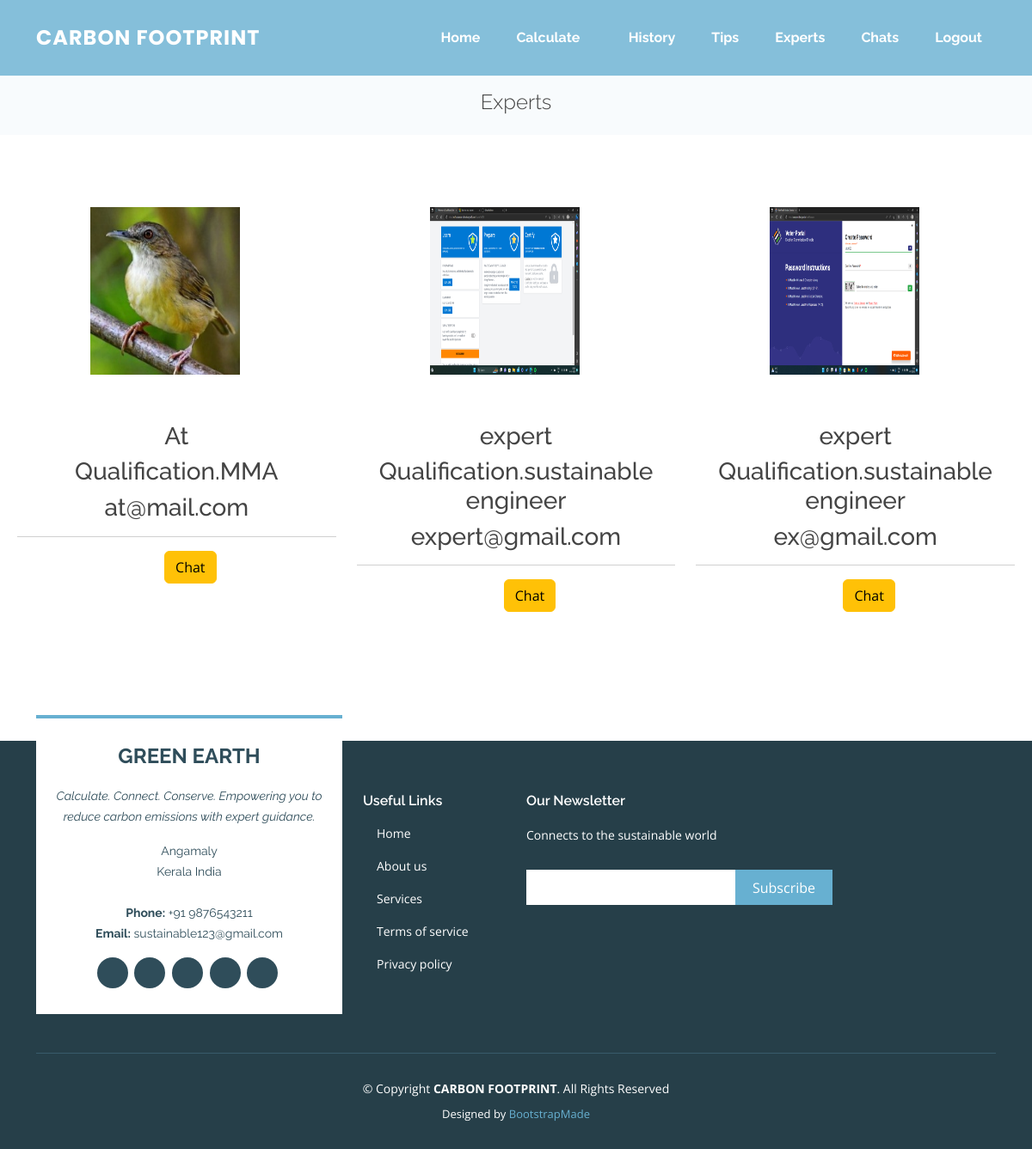
Page /userExperts on the committed database.
### cfApp/models.py (models this page shows)
class Experts(models.Model):
    name = models.CharField(max_length=30)
    email = models.CharField(max_length=30)
    phone = models.CharField(max_length=15)
    address = models.CharField(max_length=50)
    aadhar = models.CharField(max_length=12)
    qual = models.CharField(max_length=12)
    proof = models.FileField()
    user = models.ForeignKey(User, on_delete=models.CASCADE)

### cfApp/views.py (the view)
# urls.py: path('userExperts', views.userExperts),
def userExperts(request):
    data = Experts.objects.filter(user__is_active=True)
    return render(request, "userExperts.html", {"data": data})

### templates/userExperts.html (shortened to what this page needs)
{% extends "userBase.html" %} {% block content %}
<main id="main">
	<div
		class="breadcrumbs d-flex align-items-center"
		style="background-image: url('assets/img/breadcrumbs-bg.jpg')"
	>
		<div
			class="container position-relative d-flex flex-column align-items-center"
			data-aos="fade"
		>
			<h2>Experts</h2>
		</div>
	</div>
	<section id="contact" class="contact">
		<div class="w3-services-grids py-lg-4 text-center" style="padding: 20px;">
			<div class="fea-gd-vv row">
				{% for i in data %}
				<div class="col-lg-4 col-md-7" style="margin-bottom: 30px">
					<div class="feature-gd icon-yellow">
						<div class="icon">
							<a href="/static/media/{{i.proof}}" target="_blank"
								><img
									src="/static/media/{{i.proof}}"
									style="
										height: 200px;
										width: 200px;
										padding-right: 26px;
										padding-bottom: 5px;
									"
									title="Before Edit"
							/></a>
						</div>
						<div class="info" style="margin-top: 50px">
							<h3>{{i.name}}</h3>
							<h3>Qualification.{{i.qual}}</h3>
							<h3>{{i.email}}</h3>
							<hr>
							<ul>
								<li class="cary-li-w3-agileits">
									<div class="snipcart-details top_brand_home_details">
										<form action="#" method="post">
											<fieldset>
												<a href="/userChat?id={{i.id}}&url=userExperts"
													><input
														type="button"
														name="submit"
														value="Chat"
														class="btn btn-warning"
												/></a>
											</fieldset>
										</form>
									</div>
								</li>
							</ul>
						</div>
					</div>
				</div>
				{% endfor %}
			</div>
		</div>
	</section>
</main>
{% endblock %}

### templates/userBase.html (shortened to what this page needs)
<!DOCTYPE html>
<html lang="en">
	<head>
		<link href="/static/vendor/aos/aos.css" rel="stylesheet" />
		<link
			href="/static/vendor/bootstrap/css/bootstrap.min.css"
			rel="stylesheet"
		/>
		<link
			href="/static/vendor/bootstrap-icons/bootstrap-icons.css"
			rel="stylesheet"
		/>
		<link
			href="/static/vendor/boxicons/css/boxicons.min.css"
			rel="stylesheet"
		/>
		<link
			href="/static/vendor/glightbox/css/glightbox.min.css"
			rel="stylesheet"
		/>
		<link href="/static/vendor/swiper/swiper-bundle.min.css" rel="stylesheet" />
		<link href="/static/css/style.css" rel="stylesheet" />
	</head>
	<body>
		<header id="header" class="fixed-top">
			<div class="container d-flex align-items-center justify-content-between">
				<div class="logo">
					<h1 class="text-light">
						<a href=""><span>CARBON FOOTPRINT</span></a>
					</h1>
				</div>
				<nav id="navbar" class="navbar">
					<ul>
						<li><a class="nav-link scrollto" href="/userHome">Home</a></li>
						<li class="dropdown"><a href="#"><span>Calculate</span> <i class="bi bi-chevron-right"></i></a>
						</li>
						<li><a class="nav-link scrollto" href="/userHistory">History</a></li>
						<li><a class="nav-link scrollto" href="/userTips">Tips</a></li>
						<li><a class="nav-link scrollto" href="/userExperts">Experts</a></li>
						<li><a class="nav-link scrollto" href="/userChats">Chats</a></li>
						<li><a class="nav-link scrollto" href="/login">Logout</a></li>
					</ul>
				</nav>
			</div>
		</header>
		{% block content %} {% endblock %}
		<footer id="footer">
			<div class="footer-top">
				<div class="container">
					<div class="row">
						<div class="col-lg-4 col-md-6">
							<div class="footer-info">
								<h3>GREEN EARTH</h3>
								<p class="pb-3">
									<em
										>Calculate. Connect. Conserve. Empowering you to reduce carbon emissions with expert guidance.</em
									>
								</p>
								<p>
									Angamaly <br />
									Kerala India<br /><br />
									<strong>Phone:</strong> +91 9876543211<br />
									<strong>Email:</strong> sustainable123@gmail.com<br />
								</p>
								<div class="social-links mt-3">
									<a href="#" class="twitter"><i class="bx bxl-twitter"></i></a>
									<a href="#" class="facebook"
										><i class="bx bxl-facebook"></i
									></a>
									<a href="#" class="instagram"
										><i class="bx bxl-instagram"></i
									></a>
									<a href="#" class="google-plus"
										><i class="bx bxl-skype"></i
									></a>
									<a href="#" class="linkedin"
										><i class="bx bxl-linkedin"></i
									></a>
								</div>
							</div>
						</div>
						<div class="col-lg-2 col-md-6 footer-links">
							<h4>Useful Links</h4>
							<ul>
								<li>
									<i class="bx bx-chevron-right"></i> <a href="#">Home</a>
								</li>
								<li>
									<i class="bx bx-chevron-right"></i> <a href="#">About us</a>
								</li>
								<li>
									<i class="bx bx-chevron-right"></i> <a href="#">Services</a>
								</li>
								<li>
									<i class="bx bx-chevron-right"></i>
									<a href="#">Terms of service</a>
								</li>
								<li>
									<i class="bx bx-chevron-right"></i>
									<a href="#">Privacy policy</a>
								</li>
							</ul>
						</div>
						<div class="col-lg-4 col-md-6 footer-newsletter">
							<h4>Our Newsletter</h4>
							<p>
								Connects to the sustainable world
							</p>
							<form action="" method="post">
								<input type="email" name="email" /><input
									type="submit"
									value="Subscribe"
								/>
							</form>
						</div>
					</div>
				</div>
			</div>
			<div class="container">
				<div class="copyright">
					&copy; Copyright <strong><span>CARBON FOOTPRINT</span></strong
					>. All Rights Reserved
				</div>
				<div class="credits">
					Designed by <a href="https://bootstrapmade.com/">BootstrapMade</a>
				</div>
			</div>
		</footer>
	</body>
</html>

### static/css/style.css (style rules this page uses)
body { font-family: "Open Sans", sans-serif; color: #444444; }
a { text-decoration: none; color: #67b0d1; }
h1, h2, h3, h4, h5, h6 { font-family: "Raleway", sans-serif; }
#main { margin-top: 90px; }
#header { transition: all 0.5s; z-index: 997; transition: all 0.5s; padding: 24px 0; background: rgba(103, 176, 209, 0.8); }
#header .logo h1 { font-size: 24px; margin: 0; line-height: 1; font-weight: 700; letter-spacing: 1px; font-family: "Poppins", sans-serif; text-transform: uppercase; }
#header .logo h1 a, #header .logo h1 a:hover { color: #fff; text-decoration: none; }
.navbar { padding: 0; }
.navbar ul { margin: 0; padding: 0; display: flex; list-style: none; align-items: center; }
.navbar li { position: relative; }
.navbar a, .navbar a:focus { display: flex; align-items: center; justify-content: space-between; padding: 8px 16px; margin-left: 10px; font-family: "Raleway", sans-serif; font-size: 16px; font-weight: 700; color: #fff; white-space: nowrap; transition: 0.3s; }
.navbar a i, .navbar a:focus i { font-size: 12px; line-height: 0; margin-left: 5px; }
section { padding: 60px 0; overflow: hidden; }
.breadcrumbs { padding: 15px 0; background-color: #f8fbfd; min-height: 40px; }
.breadcrumbs h2 { font-size: 24px; font-weight: 300; }
.contact { padding-bottom: 80px; }
#footer { background: #263f49; padding: 0 0 30px 0; color: #fff; font-size: 14px; }
#footer .footer-top { padding: 60px 0 30px 0; }
#footer .footer-top .footer-info { margin-top: -90px; margin-bottom: 15px; background: white; color: #2f4d5a; border-top: 4px solid #67b0d1; text-align: center; padding: 30px 20px; }
#footer .footer-top .footer-info h3 { font-size: 24px; margin: 0 0 20px 0; padding: 2px 0 2px 0; line-height: 1; font-weight: 700; }
#footer .footer-top .footer-info p { font-size: 14px; line-height: 24px; margin-bottom: 0; font-family: "Raleway", sans-serif; }
#footer .footer-top .social-links a { font-size: 18px; display: inline-block; background: #2f4d5a; color: #fff; line-height: 1; padding: 8px 0; margin-right: 4px; border-radius: 50%; text-align: center; width: 36px; height: 36px; transition: 0.3s; }
#footer .footer-top h4 { font-size: 16px; font-weight: 600; color: #fff; position: relative; padding-bottom: 12px; }
#footer .footer-top .footer-links { margin-bottom: 30px; }
#footer .footer-top .footer-links ul { list-style: none; padding: 0; margin: 0; }
#footer .footer-top .footer-links ul i { padding-right: 2px; color: #b5d9e9; font-size: 18px; line-height: 1; }
#footer .footer-top .footer-links ul li { padding: 10px 0; display: flex; align-items: center; }
#footer .footer-top .footer-links ul li:first-child { padding-top: 0; }
#footer .footer-top .footer-links ul a { color: #fff; transition: 0.3s; display: inline-block; line-height: 1; }
#footer .footer-top .footer-newsletter form { margin-top: 30px; background: #fff; padding: 6px 10px; position: relative; border-radius: 4; }
#footer .footer-top .footer-newsletter form input[type=email] { border: 0; padding: 4px; width: calc(100% - 110px); }
#footer .footer-top .footer-newsletter form input[type=submit] { position: absolute; top: 0; right: 0; bottom: 0; border: 0; background: none; font-size: 16px; padding: 0 20px; background: #67b0d1; color: #fff; transition: 0.3s; border-radius: 4; }
#footer .copyright { border-top: 1px solid #385b6b; text-align: center; padding-top: 30px; }
#footer .credits { padding-top: 10px; text-align: center; font-size: 13px; color: #fff; }

### templates/userExperts.html (style rules this page uses)
ul { list-style: none; }

### rows in the picture
Experts: proof (picture), name "At", qual "MMA", email "at@mail.com"
Experts: proof (picture), name "expert", qual "sustainable engineer", email "expert@gmail.com"
Experts: proof (picture), name "expert", qual "sustainable engineer", email "ex@gmail.com"
